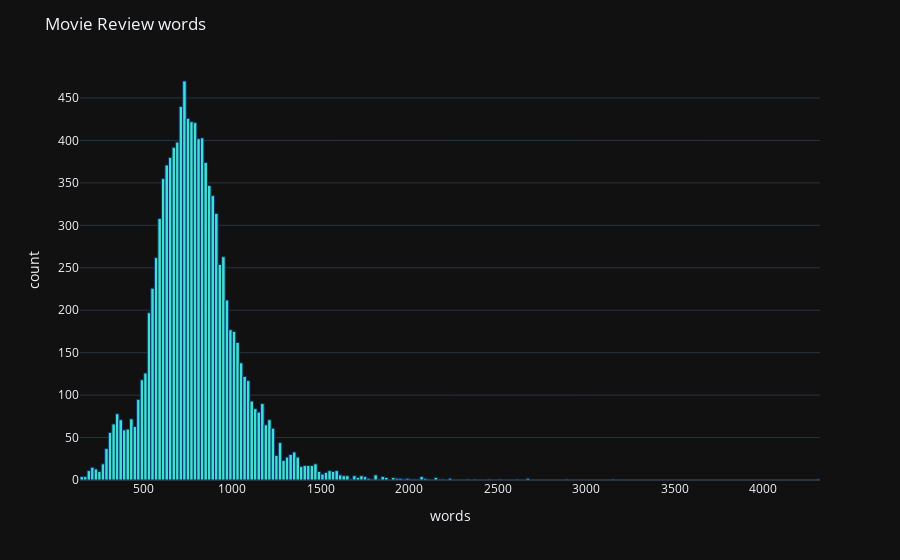

The notebook cell this image was saved under:
### Code cell
fig = px.histogram(movies, x="words")
fig.update_traces(marker_color="turquoise", marker_line_color='rgb(8,48,107)',marker_line_width=1)
fig.update_layout(title_text='Movie Review words')
fig.write_image('./figs/review_words_distribution.png')
fig.show()

### Figure 1 — Plotly figure (JSON) as saved in the notebook; plotly's stock layout.template omitted (floating-point values rounded to 4 significant figures; data arrays with more than 128 entries replaced by an {"elided": "..."} marker saying what was removed)
{"data": [{"alignmentgroup": "True", "bingroup": "x", "hovertemplate": "words=%{x}<br>count=%{y}<extra></extra>", "legendgroup": "", "marker": {"color": "turquoise", "pattern": {"shape": ""}, "line": {"color": "rgb(8,48,107)", "width": 1}}, "name": "", "offsetgroup": "", "orientation": "v", "showlegend": false, "x": {"elided": "10829 int values"}, "xaxis": "x", "yaxis": "y", "type": "histogram"}], "layout": {"xaxis": {"anchor": "y", "domain": [0.0, 1.0], "title": {"text": "words"}}, "yaxis": {"anchor": "x", "domain": [0.0, 1.0], "title": {"text": "count"}}, "legend": {"tracegroupgap": 0}, "margin": {"t": 60}, "barmode": "relative", "title": {"text": "Movie Review words"}}}
